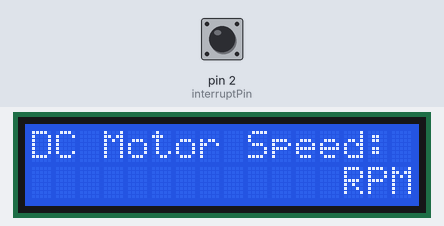
Simulated run of this sketch. Board: Arduino Uno, built with avr-gcc and run on an emulated ATmega328P. Shown: 16×2 character LCD. Inputs (shaded band) come from the test bench; at power-on: pin 2 (interruptPin) HIGH.

Above: at 0.16 s.
At 1.2 s:
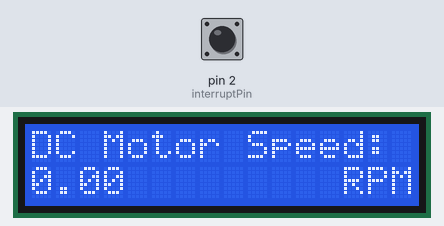
1.3 s: pin 2 (interruptPin) pulled LOW for 0.15 s
At 1.57 s:
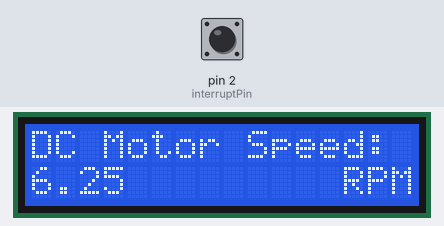
Timing chart, 0 to 4.3 s (numbered marks = the images above; inputs shaded):
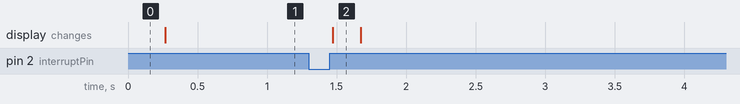

Measured:
- after the input at 1.3 s, the display: changes after 0.17 s (image 2)

The sketch:

vehicle_speed_sensor1.ino
```cpp
#include <LiquidCrystal.h>
volatile int count = 0;
int interruptPin = 2;
float speedRPM = 0;
LiquidCrystal lcd(7, 8, 9, 10, 11, 12);

void encoderPulse()
{
  count++;
}
void setup() {
  lcd.begin(16, 2);
  lcd.print("DC Motor Speed:");
  lcd.setCursor(13, 1);
  lcd.print("RPM");
  pinMode(interruptPin, INPUT_PULLUP);
  attachInterrupt(digitalPinToInterrupt(interruptPin), encoderPulse, RISING);
}
void loop() {

  lcd.setCursor(0, 1);
  count = 0;
  delay(200);

  speedRPM = count * 6.25;
  lcd.print(speedRPM);
}
```
